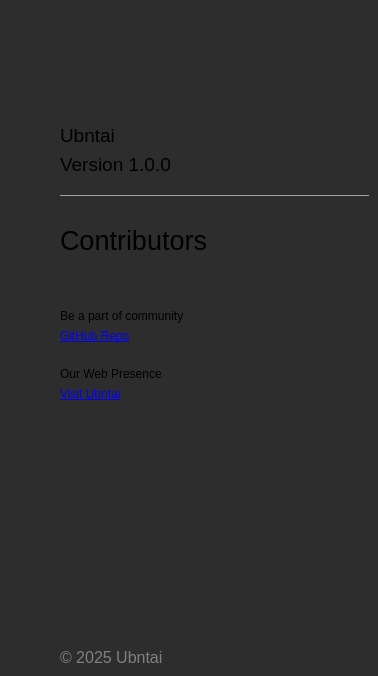
         <widget class="QWidget" name="about_page">
          <property name="styleSheet">
           <string notr="true">background-color:#2D2D2D;</string>
          </property>
          <layout class="QVBoxLayout" name="verticalLayout_18">
           <property name="leftMargin">
            <number>10</number>
           </property>
           <property name="topMargin">
            <number>0</number>
           </property>
           <property name="rightMargin">
            <number>0</number>
           </property>
           <property name="bottomMargin">
            <number>0</number>
           </property>
           <item>
            <widget class="QFrame" name="versionandcontribution">
             <property name="styleSheet">
              <string notr="true">background-color:#2D2D2D;</string>
             </property>
             <property name="frameShape">
              <enum>QFrame::Shape::NoFrame</enum>
             </property>
             <property name="frameShadow">
              <enum>QFrame::Shadow::Raised</enum>
             </property>
             <layout class="QVBoxLayout" name="verticalLayout_25">
              <property name="spacing">
               <number>20</number>
              </property>
              <property name="leftMargin">
               <number>50</number>
              </property>
              <item>
               <widget class="QFrame" name="introandversion">
                <property name="styleSheet">
                 <string notr="true">border-bottom:1px solid #A4A4A4;</string>
                </property>
                <property name="frameShape">
                 <enum>QFrame::Shape::NoFrame</enum>
                </property>
                <property name="frameShadow">
                 <enum>QFrame::Shadow::Raised</enum>
                </property>
                <layout class="QVBoxLayout" name="verticalLayout_19">
                 <property name="leftMargin">
                  <number>0</number>
                 </property>
                 <property name="bottomMargin">
                  <number>20</number>
                 </property>
                 <item>
                  <widget class="QLabel" name="label_2">
                   <property name="minimumSize">
                    <size>
                     <width>300</width>
                     <height>100</height>
                    </size>
                   </property>
                   <property name="maximumSize">
                    <size>
                     <width>100</width>
                     <height>100</height>
                    </size>
                   </property>
                   <property name="styleSheet">
                    <string notr="true">max-height:100%; max-width:100%; border-bottom:0px solid #A4A4A4;</string>
                   </property>
                   <property name="text">
                    <string/>
                   </property>
                   <property name="pixmap">
                    <pixmap resource="resource.qrc">:/logo/logo/logo_100.svg</pixmap>
                   </property>
                  </widget>
                 </item>
                 <item>
                  <widget class="QLabel" name="label_3">
                   <property name="font">
                    <font>
                     <pointsize>14</pointsize>
                     <bold>false</bold>
                    </font>
                   </property>
                   <property name="styleSheet">
                    <string notr="true">border-bottom:0px solid #A4A4A4;</string>
                   </property>
                   <property name="text">
                    <string>Ubntai</string>
                   </property>
                   <property name="indent">
                    <number>0</number>
                   </property>
                  </widget>
                 </item>
                 <item>
                  <widget class="QLabel" name="label_4">
                   <property name="font">
                    <font>
                     <pointsize>14</pointsize>
                     <bold>false</bold>
                    </font>
                   </property>
                   <property name="styleSheet">
                    <string notr="true">border-bottom:0px solid #A4A4A4;</string>
                   </property>
                   <property name="text">
                    <string>Version 1.0.0</string>
                   </property>
                   <property name="indent">
                    <number>0</number>
                   </property>
                  </widget>
                 </item>
                </layout>
               </widget>
              </item>
              <item>
               <widget class="QFrame" name="contributorguide">
                <property name="frameShape">
                 <enum>QFrame::Shape::NoFrame</enum>
                </property>
                <property name="frameShadow">
                 <enum>QFrame::Shadow::Raised</enum>
                </property>
                <layout class="QVBoxLayout" name="verticalLayout_20">
                 <property name="leftMargin">
                  <number>0</number>
                 </property>
                 <item>
                  <widget class="QLabel" name="label_5">
                   <property name="font">
                    <font>
                     <pointsize>20</pointsize>
                    </font>
                   </property>
                   <property name="text">
                    <string>Contributors</string>
                   </property>
                  </widget>
                 </item>
                 <item>
                  <widget class="QFrame" name="contributorsList">
                   <property name="frameShape">
                    <enum>QFrame::Shape::NoFrame</enum>
                   </property>
                   <property name="frameShadow">
                    <enum>QFrame::Shadow::Raised</enum>
                   </property>
                  </widget>
                 </item>
                </layout>
               </widget>
              </item>
              <item>
               <widget class="QFrame" name="contributionlink">
                <property name="frameShape">
                 <enum>QFrame::Shape::NoFrame</enum>
                </property>
                <property name="frameShadow">
                 <enum>QFrame::Shadow::Raised</enum>
                </property>
                <layout class="QVBoxLayout" name="verticalLayout_23">
                 <property name="leftMargin">
                  <number>0</number>
                 </property>
                 <item>
                  <widget class="QFrame" name="frame_12">
                   <property name="frameShape">
                    <enum>QFrame::Shape::NoFrame</enum>
                   </property>
                   <property name="frameShadow">
                    <enum>QFrame::Shadow::Raised</enum>
                   </property>
                   <layout class="QVBoxLayout" name="verticalLayout_21">
                    <property name="leftMargin">
                     <number>0</number>
                    </property>
                    <item>
                     <widget class="QLabel" name="label_12">
                      <property name="text">
                       <string>Be a part of community</string>
                      </property>
                     </widget>
                    </item>
                    <item>
                     <widget class="QLabel" name="label_13">
                      <property name="text">
                       <string>&lt;a href=&quot;https://github.com/Anujverma89/ubntai.git&quot; target=&quot;_blank&quot;&gt;GitHub Repo&lt;/a&gt;
</string>
                      </property>
                      <property name="openExternalLinks">
                       <bool>true</bool>
                      </property>
                     </widget>
                    </item>
                   </layout>
                  </widget>
                 </item>
                 <item>
                  <widget class="QFrame" name="frame_15">
                   <property name="frameShape">
                    <enum>QFrame::Shape::NoFrame</enum>
                   </property>
                   <property name="frameShadow">
                    <enum>QFrame::Shadow::Raised</enum>
                   </property>
                   <layout class="QVBoxLayout" name="verticalLayout_22">
                    <property name="leftMargin">
                     <number>0</number>
                    </property>
                    <item>
                     <widget class="QLabel" name="label_14">
                      <property name="text">
                       <string>Our Web Presence</string>
                      </property>
                     </widget>
                    </item>
                    <item>
                     <widget class="QLabel" name="label_16">
                      <property name="text">
                       <string>&lt;a href=&quot;https://www.ubntai.tech&quot;&gt;Visit Ubntai&lt;/a&gt;
</string>
                      </property>
                      <property name="openExternalLinks">
                       <bool>true</bool>
                      </property>
                     </widget>
                    </item>
                   </layout>
                  </widget>
                 </item>
                 <item>
                  <spacer name="verticalSpacer_2">
                   <property name="orientation">
                    <enum>Qt::Orientation::Vertical</enum>
                   </property>
                   <property name="sizeType">
                    <enum>QSizePolicy::Policy::Expanding</enum>
                   </property>
                   <property name="sizeHint" stdset="0">
                    <size>
                     <width>20</width>
                     <height>200</height>
                    </size>
                   </property>
                  </spacer>
                 </item>
                </layout>
               </widget>
              </item>
              <item>
               <widget class="QFrame" name="bottomCopyright">
                <property name="frameShape">
                 <enum>QFrame::Shape::NoFrame</enum>
                </property>
                <property name="frameShadow">
                 <enum>QFrame::Shadow::Raised</enum>
                </property>
                <layout class="QVBoxLayout" name="verticalLayout_24">
                 <property name="leftMargin">
                  <number>0</number>
                 </property>
                 <property name="bottomMargin">
                  <number>0</number>
                 </property>
                 <item>
                  <widget class="QLabel" name="copyright">
                   <property name="font">
                    <font>
                     <pointsize>12</pointsize>
                     <bold>false</bold>
                    </font>
                   </property>
                   <property name="styleSheet">
                    <string notr="true">color:gray;</string>
                   </property>
                   <property name="text">
                    <string>© 2025 Ubntai</string>
                   </property>
                  </widget>
                 </item>
                </layout>
               </widget>
              </item>
             </layout>
            </widget>
           </item>
          </layout>
         </widget>
